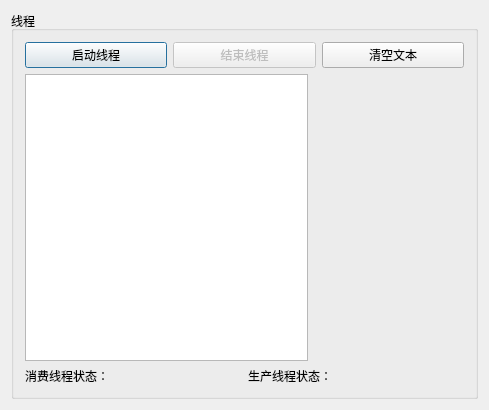
<?xml version="1.0" encoding="UTF-8"?>
<ui version="4.0">
 <class>Dialog</class>
 <widget class="QDialog" name="Dialog">
  <property name="geometry">
   <rect>
    <x>0</x>
    <y>0</y>
    <width>489</width>
    <height>410</height>
   </rect>
  </property>
  <property name="windowTitle">
   <string/>
  </property>
  <layout class="QVBoxLayout" name="verticalLayout_2">
   <item>
    <widget class="QGroupBox" name="groupBox">
     <property name="title">
      <string>线程</string>
     </property>
     <layout class="QVBoxLayout" name="verticalLayout">
      <item>
       <layout class="QHBoxLayout" name="horizontalLayout">
        <item>
         <widget class="QPushButton" name="btnStartThread">
          <property name="text">
           <string>启动线程</string>
          </property>
         </widget>
        </item>
        <item>
         <widget class="QPushButton" name="btnStopThread">
          <property name="enabled">
           <bool>false</bool>
          </property>
          <property name="text">
           <string>结束线程</string>
          </property>
         </widget>
        </item>
        <item>
         <widget class="QPushButton" name="btnClear">
          <property name="text">
           <string>清空文本</string>
          </property>
         </widget>
        </item>
       </layout>
      </item>
      <item>
       <layout class="QHBoxLayout" name="horizontalLayout_3">
        <item>
         <widget class="QPlainTextEdit" name="plainTextEdit"/>
        </item>
        <item>
         <widget class="QLabel" name="LabPic">
          <property name="minimumSize">
           <size>
            <width>150</width>
            <height>0</height>
           </size>
          </property>
          <property name="text">
           <string/>
          </property>
          <property name="pixmap">
           <pixmap resource="res.qrc">:/dice/images/d0.jpg</pixmap>
          </property>
         </widget>
        </item>
       </layout>
      </item>
      <item>
       <layout class="QHBoxLayout" name="horizontalLayout_2">
        <item>
         <widget class="QLabel" name="LabConsumer">
          <property name="text">
           <string>消费线程状态：</string>
          </property>
         </widget>
        </item>
        <item>
         <widget class="QLabel" name="LabProducer">
          <property name="text">
           <string>生产线程状态：</string>
          </property>
         </widget>
        </item>
       </layout>
      </item>
     </layout>
    </widget>
   </item>
  </layout>
 </widget>
 <layoutdefault spacing="6" margin="11"/>
 <resources>
  <include location="res.qrc"/>
 </resources>
 <connections/>
</ui>
